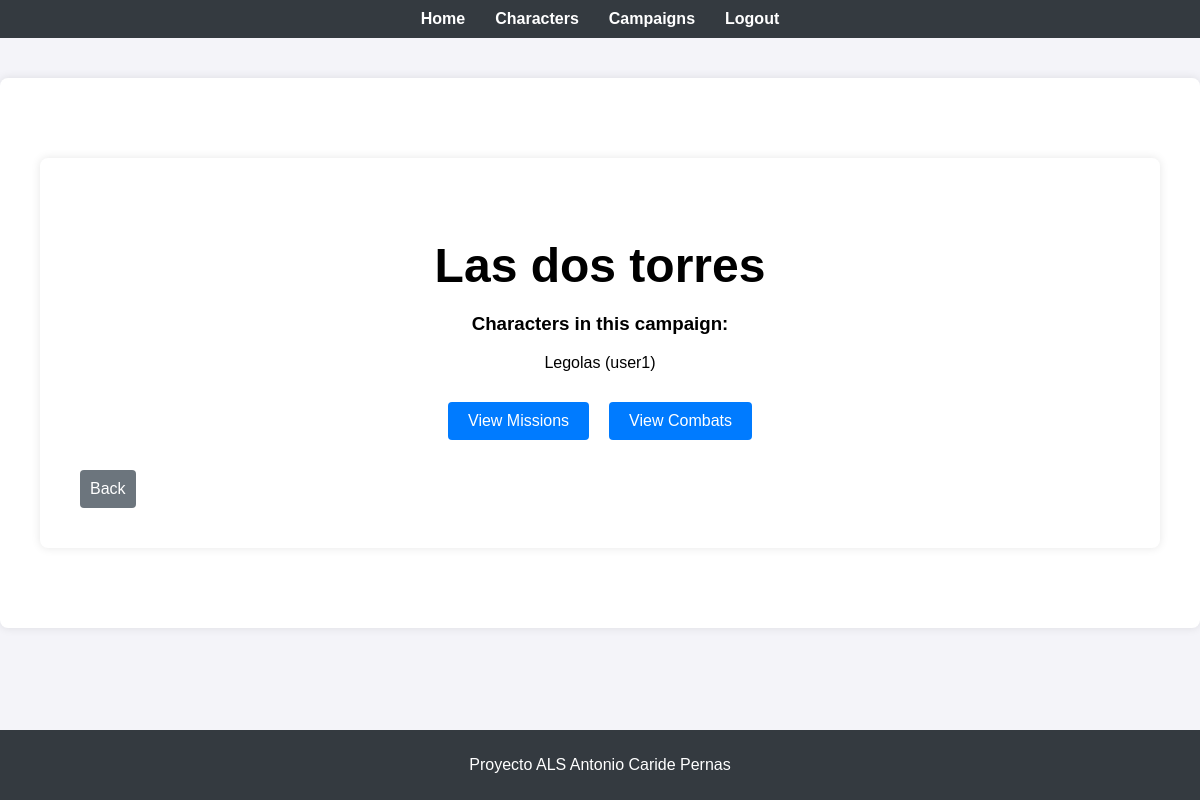
Page /campaigns/play/1 (signed in) on the earlier database version.
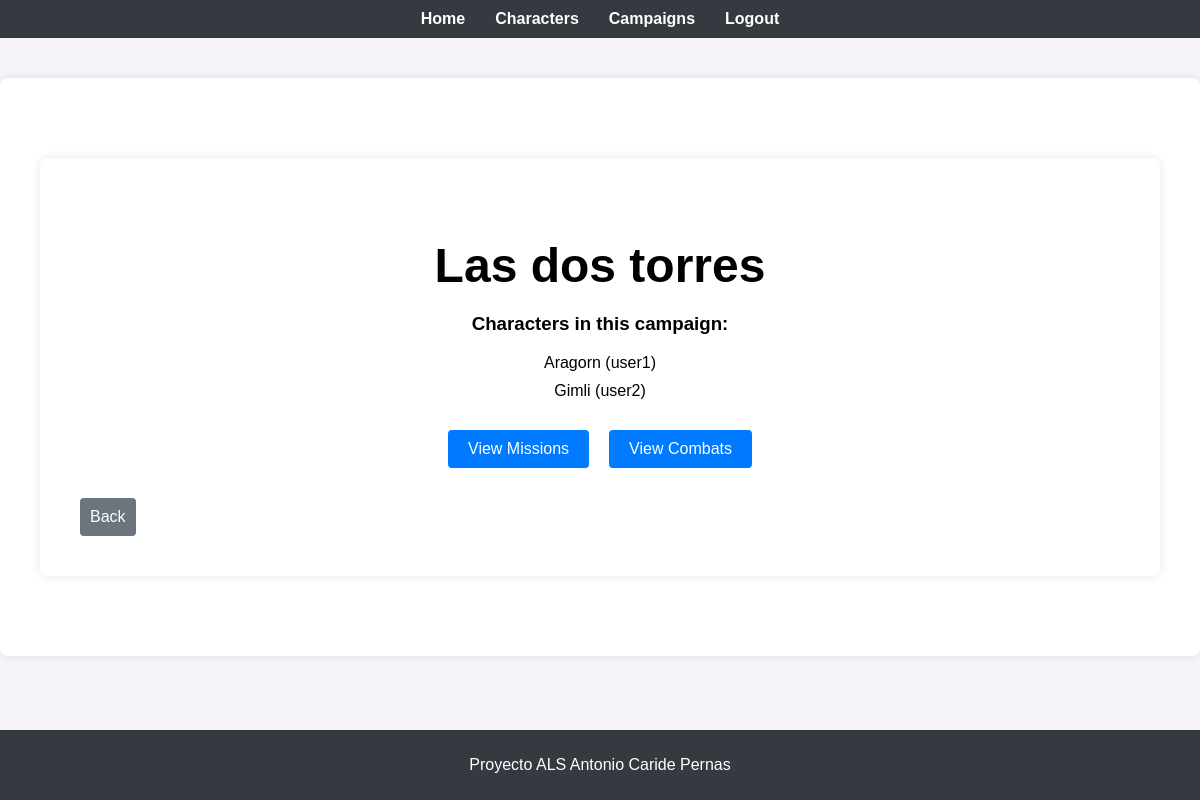
Same page on the later database version.
### app/models/character.py (models this page shows, shortened)
class Character(db.Model):
    id = db.Column(db.Integer, primary_key=True)
    name = db.Column(db.String(150), nullable=False)
    user_id = db.Column(db.Integer, db.ForeignKey('user.id'), nullable=False)
    user = db.relationship('User', backref=db.backref('characters', lazy=True))  # Añade la relación con User
    race = db.Column(db.String(50), nullable=False)
    character_class = db.Column(db.String(50), nullable=False)
    level = db.Column(db.Integer, nullable=False, default=1)
    strength = db.Column(db.Integer, nullable=False, default=10)
    dexterity = db.Column(db.Integer, nullable=False, default=10)
    constitution = db.Column(db.Integer, nullable=False, default=10)
    intelligence = db.Column(db.Integer, nullable=False, default=10)
    wisdom = db.Column(db.Integer, nullable=False, default=10)
    charisma = db.Column(db.Integer, nullable=False, default=10)
    hit_points = db.Column(db.Integer, nullable=False, default=10)
    armor_class = db.Column(db.Integer, nullable=False, default=10)
    initiative = db.Column(db.Integer, nullable=False, default=0)
    speed = db.Column(db.Integer, nullable=False, default=30)
    campaign_id = db.Column(db.Integer, db.ForeignKey('campaign.id'), nullable=True)  # Nueva propiedad
    bonus = db.Column(db.String(50), nullable=True)

### app/models/user.py (models this page shows, shortened)
class User(UserMixin, db.Model):
    id = db.Column(db.Integer, primary_key=True)
    username = db.Column(db.String(150), unique=True, nullable=False)
    password_hash = db.Column(db.String(150), nullable=False)
    role = db.Column(db.String(50), nullable=False)  # Agrega el campo role

### app/routes/campaigns.py (the view)
@campaigns_bp.route('/play/<int:campaign_id>', methods=['GET'])
@login_required
def play_campaign(campaign_id):
    campaign = Campaign.query.get_or_404(campaign_id)
    characters = Character.query.filter_by(campaign_id=campaign.id).all()
    missions = Mission.query.filter_by(campaign_id=campaign.id).all()
    combats = Combat.query.filter_by(campaign_id=campaign.id).all()
    if current_user.role == 'master':
        return render_template('campaigns/play_master.html', campaign=campaign, characters=characters, missions=missions, combats=combats)
    else:
        return render_template('campaigns/play_player.html', campaign=campaign, characters=characters, missions=missions, combats=combats)

### app/templates/campaigns/play_player.html (shortened to what this page needs)
<!DOCTYPE html>
<html lang="en">
<head>
    <link rel="stylesheet" href="{{ url_for('static', filename='styles.css') }}">
</head>
<body>
    {% extends "base.html" %}
    {% block content %}
    <div class="container">
        <div class="campaign-name">
            <h2>{{ campaign.name }}</h2>
        </div>
        <div class="characters-list">
            <h3>Characters in this campaign:</h3>
            <ul>
                {% for character in characters %}
                <li>{{ character.name }} ({{ character.user.username }})</li>
                {% endfor %}
            </ul>
        </div>
        <div class="operations">
            <div class="btn-container">
                <a href="{{ url_for('missions.view_missions', campaign_id=campaign.id) }}" class="btn">View Missions</a>
                <a href="{{ url_for('combats.view_combats', campaign_id=campaign.id) }}" class="btn">View Combats</a>
            </div>
        </div>
        <a href="{{ url_for('campaigns.list_campaigns') }}" class="back-button">Back</a>
    </div>
    {% endblock %}

Differences in the rows shown:
no longer on this page (row edited): Character: name "Legolas", user.username "user1"
now on this page (row edited): Character: name "Aragorn", user.username "user1"
added Character: name "Gimli", user.username "user2"
